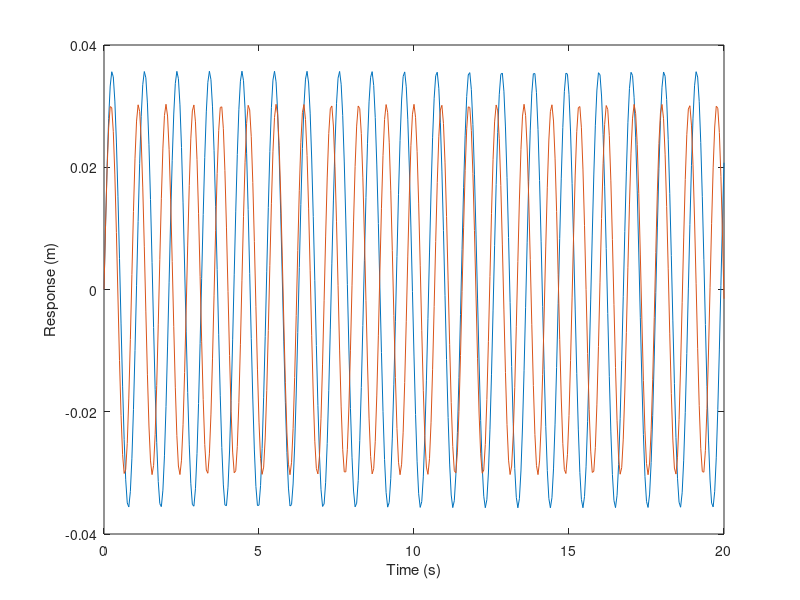
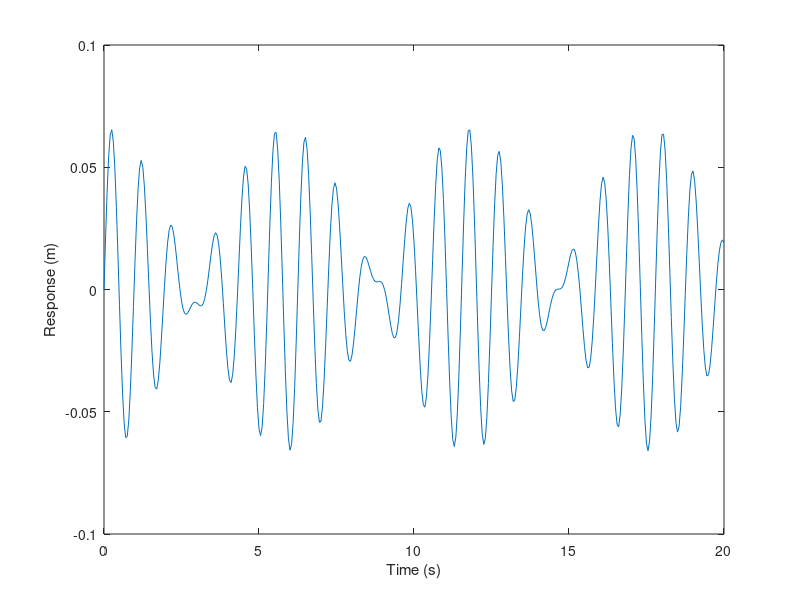

MATLAB code for these plots, in order:
% ここ構造モデル

% 質量m [kg]
m = 2*10^6;

% 減衰定数c
c = 0.02;

% ばね定数k [N/m]
k = 5*10^6 / (10/200);

% 固有周期系角速度（rad/s）
w = (k/m)^0.5;

% 固有周期T [s]
T = 2*pi/w;



% ここ外力 p0 * sin(wp*t)

% 外力の振幅 [N]
p0 = 1*10^6;

% 外力の角速度 [rad/s]
wp = 6;

% 外力の周期 [s]
Tp = 2*pi/wp;



% ここ応答計算

% 固有振動形角速度比 β
beta = wp/w;

% 振幅G
G = (p0/k)/(1-beta^2);

% 時刻 t
t = 0:0.05:20;

% 外力プロット p
p = p0*sin(wp*t);

% plot(t,p)
% xlabel('Time (s)')
% ylabel('External Force (N)')

% print -dpng figure04


% 定常応答成分xs
xs = G*sin(wp*t);

% 過渡応答成分xt
xt = G*beta*sin(w*t);

plot(t, xs, t, xt);
xlabel('Time (s)')
ylabel('Response (m)')

print -dpng ./05/figure05-1

% 合成分プロット
x = xs+xt;

plot(t,x);
xlabel('Time (s)')
ylabel('Response (m)')

print -dpng ./05/figure05-2
















